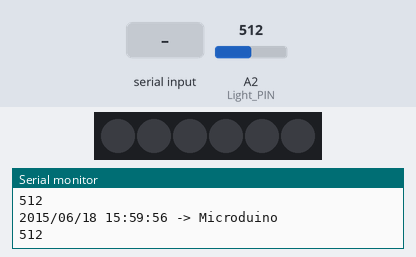
The sketch below on a simulated Arduino Leonardo, built with avr-gcc and run on an emulated ATmega32U4. Shown: 6 RGB LEDs in strip order, left to right, the last lines printed to the serial monitor. The test bench sets the inputs (shaded band); at power-on: A2 (Light_PIN) = 512. Dim RGB values are drawn brighter than linear; the local clock reads 2024-03-15 10:24:30 at power-on unless the sketch sets it; the modem accepts every AT command (registered, SIM ready, sends succeed) and sends nothing else.

Above: at 3.9 s.
4.0 s: A2 (Light_PIN) set to 209
5.5 s: A2 (Light_PIN) set to 187
At 6.09 s:
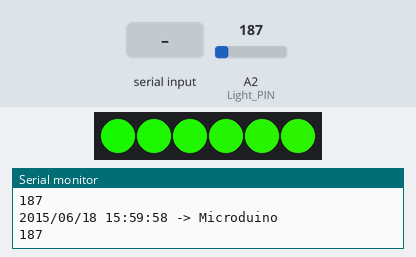
7.1 s: "m90\n" received over the second serial link
10.1 s: "m,45\n" received over the second serial link
At 12.12 s:
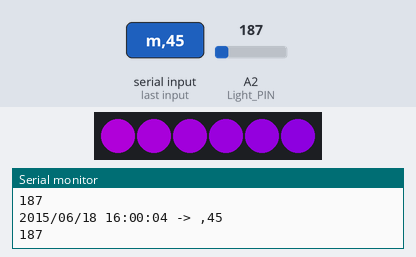
12.6 s: A2 (Light_PIN) set to 75
At 14.11 s:
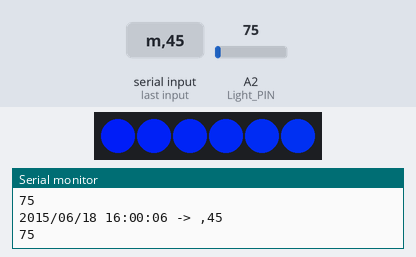
15.6 s: A2 (Light_PIN) set to 88
17.4 s: A2 (Light_PIN) set to 110
At 20.1 s:
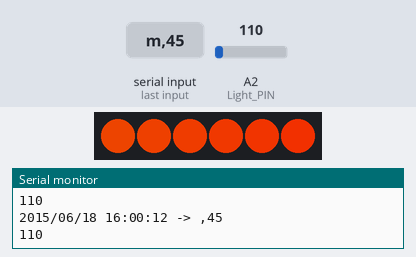
Timing chart, 0 to 26.8 s (numbered marks = the images above; inputs shaded):
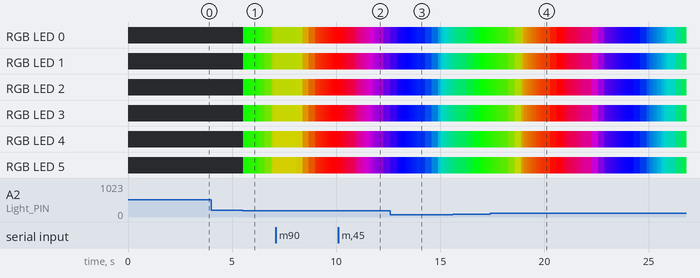

The sketch:

RTC_brid.ino
```cpp
#include <Wire.h>
#include <Rtc_Pcf8563.h>

#include <SoftwareSerial.h>

#include <Adafruit_NeoPixel.h>

Rtc_Pcf8563 rtc;//初始化实时时钟

#include "audio.h"

#define Light_PIN A2
#define Light_val  200

#define PIN A0
#define PIXEL_COUNT  6

Adafruit_NeoPixel strip = Adafruit_NeoPixel(PIXEL_COUNT, PIN, NEO_GRB + NEO_KHZ800);

byte cmdByte;
String msg = "Microduino";
int _year, _month, _day, _hour, _minute, _sec;
String dateStr, ret;

int i, j, k;

long time1;

boolean voice_en;

void setup()
{
  Serial.begin(115200);
  my_Serial.begin(9600);
  pinMode(Light_PIN, INPUT);
  strip.begin();
  strip.show();
  audio_init(DEVICE_Flash, MODE_One_END, music_vol);
  setRtcTime(15, 6, 18, 15, 59, 55);
}

void loop() {
  ret = getRtcTimeString();

  if (rtc.getSecond() % 2 == 0)
  {
    Serial.println(ret + " -> " + msg);
    Serial.println(analogRead(Light_PIN));
    my_Serial.print(ret);
  }

  bluetooth();

  if (rtc.getMinute() == 0 && rtc.getSecond() == 0)
  {
    delay(1000);
    audio_play();
  }

  if (analogRead(Light_PIN) < Light_val)
    rainbow(30);
  else
    colorWipe(0);
}

void bluetooth() {
  if (my_Serial.available() > 0) {
    cmdByte = my_Serial.read();

    switch (cmdByte) {
      case 't' :
        _year = my_Serial.parseInt();
        _month = my_Serial.parseInt();
        _day = my_Serial.parseInt();
        _hour = my_Serial.parseInt();
        _minute = my_Serial.parseInt();
        _sec = my_Serial.parseInt();
        setRtcTime(_year, _month, _day, _hour, _minute, _sec);
        break;

      case 'm' :
        msg = my_Serial.readStringUntil('\n');
        break;

      default:
        while (my_Serial.available() > 0) {
          mySerial.read();
        }
        break;
    }
  }
}

void setRtcTime (byte _year, byte _month, byte _day, byte _hour, byte _minute, byte _sec)
{
  //clear out all the registers
  rtc.initClock();
  rtc.setDate(_day, 0, _month, 0, _year);
  rtc.setTime(_hour, _minute, _sec);
}

String getRtcTimeString() {
  dateStr = rtc.formatDate(RTCC_DATE_ASIA);
  dateStr += " ";
  dateStr += rtc.formatTime(RTCC_TIME_HMS);

  return dateStr;
}

void colorWipe(uint32_t c) {
  for (uint16_t i = 0; i < strip.numPixels(); i++)
  {
    strip.setPixelColor(i, c);
    strip.show();
  }
}

void colorSet(uint32_t c, uint8_t i) {
  strip.setPixelColor(i, c);
  strip.show();
}

void rainbow(uint8_t wait) {

  if (millis() - time1 > wait)
  {
    j++;
    if (j > 255)
      j = 0;
    time1 = millis();
  }
  if (k != j)
  {
    k = j;
    for (i = 0; i < strip.numPixels(); i++) {
      strip.setPixelColor(i, Wheel((i + j) & 255));
    }
    strip.show();
  }
}

uint32_t Wheel(byte WheelPos) {
  if (WheelPos < 85) {
    return strip.Color(WheelPos * 3, 255 - WheelPos * 3, 0);
  } else if (WheelPos < 170) {
    WheelPos -= 85;
    return strip.Color(255 - WheelPos * 3, 0, WheelPos * 3);
  } else {
    WheelPos -= 170;
    return strip.Color(0, WheelPos * 3, 255 - WheelPos * 3);
  }
}
```

audio.h
```cpp
#include "arduino.h"
#include <SoftwareSerial.h>

SoftwareSerial mySerial(4, 5); // RX, TX

#define my_Serial mySerial

#define AUDIO_PORT Serial1    //Core+
//#define AUDIO_PORT mySerial  //Core

int music_vol = 26;

byte sn_reset[4]=
{
  0x7E,0x02,0x0C,0xEF
};

byte sn_choose[6]=
{
  0x7E,0x04,0x03,0x00,0x01,0xEF
};

byte sn_vol[5]=
{
  0x7E,0x03,0x06,0x18,0xEF
};

byte sn_device[5]=
{
  0x7E,0x03,0x09,0x01,0xEF
};

byte sn_pause[4]=
{
  0x7E,0x02,0x0E,0xEF
};

byte sn_play[4]=
{
  0x7E,0x02,0x0D,0xEF
};

byte sn_mode[5]=
{
  0x7E,0x03,0x11,0x00,0xEF
};

byte sn_down[4]=
{
  0x7E,0x02,0x01,0xEF
};

byte sn_up[4]=
{
  0x7E,0x02,0x02,0xEF
};

byte sn_eq[5]=
{
  0x7E,0x03,0x07,0x01,0xEF
};

//-----------------------------
void audio_pause()
{
  AUDIO_PORT.write(sn_pause,4);
  delay(50);
}

void audio_play()
{
  AUDIO_PORT.write(sn_play,4);
  delay(50);
}

//play eq    (Normal/Pop/Rock/Jazz/Classic/Base)  0-5
void audio_eq(byte _audio_eq)
{
  sn_mode[3]=_audio_eq;
  AUDIO_PORT.write(sn_eq,5);
  delay(100);
}

#define MODE_loopAll 0
#define MODE_loopOne 1
#define MODE_One_STOP 2
#define MODE_One_END  4
//play mode    (ALL/FOL/ONE/RAM/ONE_STOP)  0-4
void audio_mode(byte _audio_mode)
{
  sn_mode[3]=_audio_mode;
  AUDIO_PORT.write(sn_mode,5);
  delay(100);
}

#define DEVICE_Flash  5
#define DEVICE_TF  1
//device select    (U/TF/AUX/SLEEP/FLASH)  0-4
void audio_device(byte _audio_device)
{
  sn_device[3]=_audio_device;
  AUDIO_PORT.write(sn_device,5);
  delay(1500);
}

void audio_down()
{
  AUDIO_PORT.write(sn_down,4);
  delay(500);
}

void audio_up()
{
  AUDIO_PORT.write(sn_up,4);
  delay(500);
}

void audio_vol(byte _audio_vol)
{
  sn_vol[3]=_audio_vol;
  AUDIO_PORT.write(sn_vol,5);
  delay(50);
}

void audio_choose(byte _audio_choose)
{
  sn_choose[4]=_audio_choose;
  AUDIO_PORT.write(sn_choose,6);
  delay(100);
}

void audio_reset()
{
  AUDIO_PORT.write(sn_reset,4);
  delay(500);
}

void audio_init(int _audio_init_device,int _audio_init_mode,int _audio_init_vol)
{
  AUDIO_PORT.begin(9600);
  delay(500);
  audio_reset();
  audio_device(_audio_init_device);
  audio_mode(_audio_init_mode);
  audio_vol(_audio_init_vol);
  audio_pause();
}
```

Measured:
- the behaviour switches between 200 and 199 on A2 (Light_PIN) (found by bisection; images 0 and 1)
- the behaviour switches between 99 and 100 on A2 (Light_PIN) (found by bisection; images 3 and 4)
- after the input at 5.5 s, the LEDs: first change at once (image 1 shows a later state)
